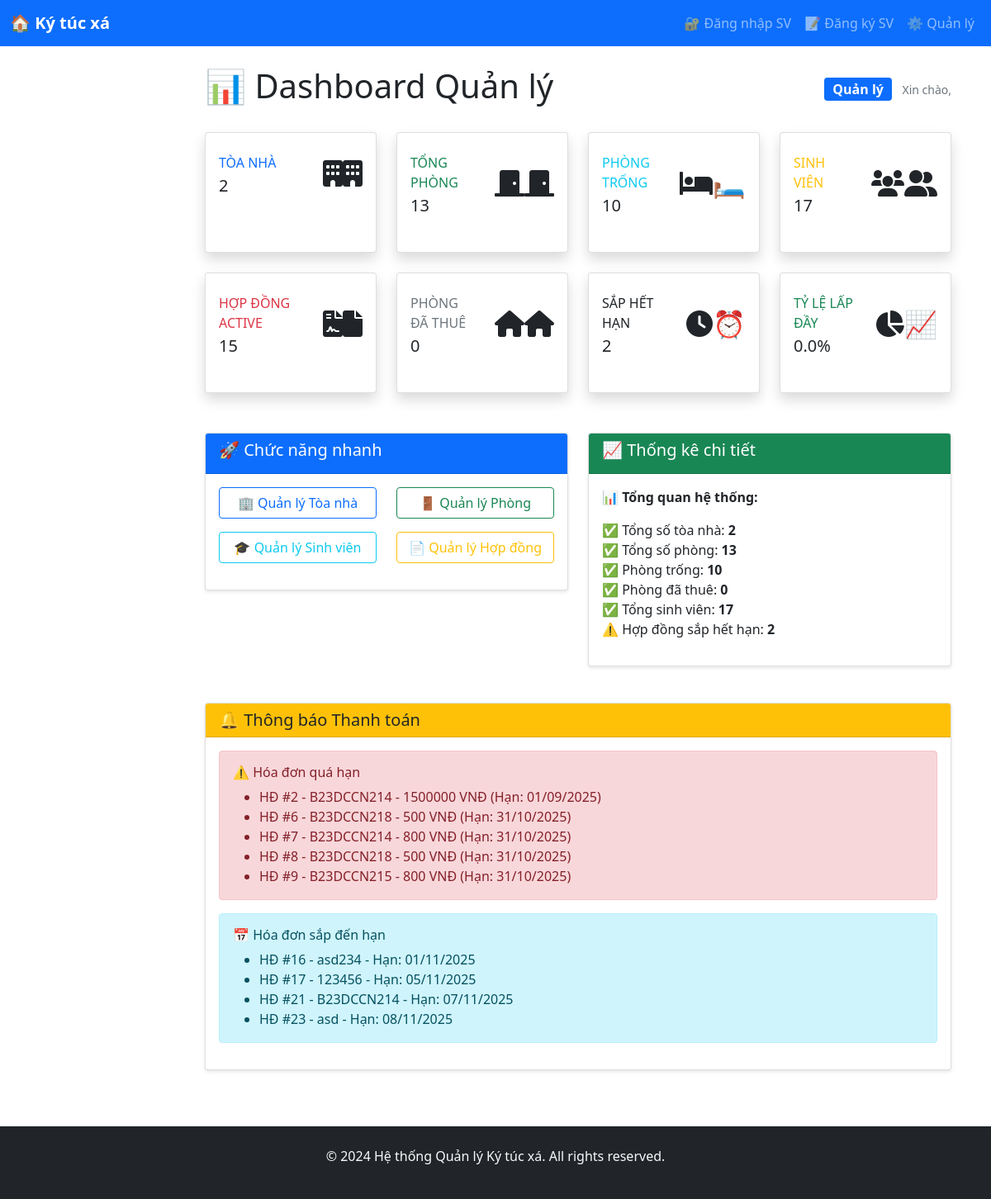
/dashboard/, run on the app's committed database.
### payment/models.py (models this page shows, shortened)
class Payment(models.Model):
    PAYMENT_METHODS = (
        ('cash', 'Tiền mặt'),
        ('bank_transfer', 'Chuyển khoản'),
        ('momo', 'Ví MoMo'),
        ('zalopay', 'ZaloPay'),
    )
    PAYMENT_CHOICES = (
        ('room', 'Tiền phòng'),
        ('electric', 'Tiền điện'),
        ('water', 'Tiền nước'),
    )
    STATUS_CHOICES = (
        ('pending', 'Chờ thanh toán'),
        ('paid', 'Đã thanh toán'),
        ('cancelled', 'Đã hủy'),
        ('failed', 'Thất bại'),
    )
    contract = models.ForeignKey(Contract, on_delete=models.CASCADE)
    student = models.ForeignKey(Student, on_delete=models.CASCADE, null=True, blank=True, related_name='payments')
    payment_type = models.CharField(max_length=20, choices=PAYMENT_CHOICES, default='room')
    amount = models.DecimalField(max_digits=12, decimal_places=0)
    payment_method = models.CharField(max_length=20, choices=PAYMENT_METHODS, default='cash')
    status = models.CharField(max_length=20, choices=STATUS_CHOICES, default='pending')
    due_date = models.DateField()
    paid_date = models.DateField(null=True, blank=True)
    transaction_id = models.CharField(max_length=100, blank=True)
    notes = models.TextField(blank=True)
    created_at = models.DateTimeField(auto_now_add=True)
    updated_at = models.DateTimeField(auto_now=True)

### dormitory/models.py (models this page shows, shortened)
class Contract(models.Model):
    contract_number = models.CharField(max_length=20, unique=True)
    student = models.ForeignKey(Student, on_delete=models.CASCADE)
    room = models.ForeignKey(Room, on_delete=models.CASCADE)
    start_date = models.DateField()
    end_date = models.DateField()
    deposit = models.DecimalField(max_digits=10, decimal_places=2)
    status_choices = (
        ('active', 'Đang hoạt động'),
        ('expired', 'Đã hết hạn'),
        ('terminated', 'Đã chấm dứt'),
    )
    status = models.CharField(max_length=20, choices=status_choices, default='active')
    created_at = models.DateTimeField(auto_now_add=True)

class Student(models.Model):
    user = models.OneToOneField(CustomUser, on_delete=models.CASCADE)
    student_id = models.CharField(max_length=20, unique=True)
    university = models.CharField(max_length=200)
    faculty = models.CharField(max_length=100)
    course = models.CharField(max_length=50)
    full_name = models.CharField(max_length=100, blank=True)
    date_of_birth = models.DateField(null=True, blank=True)

### dormitory/views.py (the view)
# urls.py: path('dashboard/', views.dashboard, name='dashboard'),
def dashboard(request):
    total_buildings = Building.objects.count()
    total_rooms = Room.objects.count()
    available_rooms = Room.objects.filter(status='available').count()
    occupied_rooms = Room.objects.filter(status='occupied').count()
    total_students = Student.objects.count()
    active_contracts = Contract.objects.filter(status='active').count()
    if total_rooms > 0:
        occupancy_percentage = (occupied_rooms / total_rooms) * 100
    else:
        occupancy_percentage = 0
    from datetime import date, timedelta
    upcoming_expiry = Contract.objects.filter(
        status='active',
        end_date__lte=date.today() + timedelta(days=30)
    ).count()
    from payment.models import Payment
    from django.utils import timezone
    today = timezone.now().date()
    overdue_payments = Payment.objects.filter(
        status='pending',
        due_date__lt=today
    ).select_related('contract__student', 'contract__room')[:5]  # 5 cái gần nhất
    upcoming_payments = Payment.objects.filter(
        status='pending',
        due_date__range=[today, today + timedelta(days=7)]
    ).select_related('contract__student', 'contract__room')[:5]
    total_pending_payments = Payment.objects.filter(status='pending').count()
    total_overdue_payments = Payment.objects.filter(status='pending', due_date__lt=today).count()
    context = {
        'stats': {
            'total_buildings': total_buildings,
            'total_rooms': total_rooms,
            'available_rooms': available_rooms,
            'occupied_rooms': occupied_rooms,
            'occupancy_percentage': occupancy_percentage,
            'total_students': total_students,
            'active_contracts': active_contracts,
            'upcoming_expiry': upcoming_expiry,
            'total_pending_payments': total_pending_payments,
            'total_overdue_payments': total_overdue_payments,
        },
        'overdue_payments': overdue_payments,
        'upcoming_payments': upcoming_payments,
        'today': today,
    }
    return render(request, 'dormitory/dashboard.html', context)

### dormitory/templates/dormitory/dashboard.html (shortened to what this page needs)
{% extends 'base.html' %}
{% block content %}
<div class="d-flex justify-content-between align-items-center mb-4">
    <h1>📊 Dashboard Quản lý</h1>
    <div>
        <span class="badge bg-primary fs-6">Quản lý</span>
        <small class="text-muted ms-2">Xin chào, {{ user.username }}</small>
    </div>
</div>
<div class="row">
    <div class="col-xl-3 col-md-6 mb-4">
        <div class="card border-left-primary shadow h-100 py-2">
            <div class="card-body">
                <div class="row no-gutters align-items-center">
                    <div class="col mr-2">
                        <div class="text-xs font-weight-bold text-primary text-uppercase mb-1">
                            Tòa nhà
                        </div>
                        <div class="h5 mb-0 font-weight-bold text-gray-800">
                            {{ stats.total_buildings }}
                        </div>
                    </div>
                    <div class="col-auto">
                        <i class="fas fa-building fa-2x text-gray-300">🏢</i>
                    </div>
                </div>
            </div>
        </div>
    </div>
    <div class="col-xl-3 col-md-6 mb-4">
        <div class="card border-left-success shadow h-100 py-2">
            <div class="card-body">
                <div class="row no-gutters align-items-center">
                    <div class="col mr-2">
                        <div class="text-xs font-weight-bold text-success text-uppercase mb-1">
                            Tổng phòng
                        </div>
                        <div class="h5 mb-0 font-weight-bold text-gray-800">
                            {{ stats.total_rooms }}
                        </div>
                    </div>
                    <div class="col-auto">
                        <i class="fas fa-door-closed fa-2x text-gray-300">🚪</i>
                    </div>
                </div>
            </div>
        </div>
    </div>
    <div class="col-xl-3 col-md-6 mb-4">
        <div class="card border-left-info shadow h-100 py-2">
            <div class="card-body">
                <div class="row no-gutters align-items-center">
                    <div class="col mr-2">
                        <div class="text-xs font-weight-bold text-info text-uppercase mb-1">
                            Phòng trống
                        </div>
                        <div class="h5 mb-0 font-weight-bold text-gray-800">
                            {{ stats.available_rooms }}
                        </div>
                    </div>
                    <div class="col-auto">
                        <i class="fas fa-bed fa-2x text-gray-300">🛏️</i>
                    </div>
                </div>
            </div>
        </div>
    </div>
    <div class="col-xl-3 col-md-6 mb-4">
        <div class="card border-left-warning shadow h-100 py-2">
            <div class="card-body">
                <div class="row no-gutters align-items-center">
                    <div class="col mr-2">
                        <div class="text-xs font-weight-bold text-warning text-uppercase mb-1">
                            Sinh viên
                        </div>
                        <div class="h5 mb-0 font-weight-bold text-gray-800">
                            {{ stats.total_students }}
                        </div>
                    </div>
                    <div class="col-auto">
                        <i class="fas fa-users fa-2x text-gray-300">👥</i>
                    </div>
                </div>
            </div>
        </div>
    </div>
</div>
<div class="row">
    <div class="col-xl-3 col-md-6 mb-4">
        <div class="card border-left-danger shadow h-100 py-2">
            <div class="card-body">
                <div class="row no-gutters align-items-center">
                    <div class="col mr-2">
                        <div class="text-xs font-weight-bold text-danger text-uppercase mb-1">
                            Hợp đồng Active
                        </div>
                        <div class="h5 mb-0 font-weight-bold text-gray-800">
                            {{ stats.active_contracts }}
                        </div>
                    </div>
                    <div class="col-auto">
                        <i class="fas fa-file-contract fa-2x text-gray-300">📄</i>
                    </div>
                </div>
            </div>
        </div>
    </div>
    <div class="col-xl-3 col-md-6 mb-4">
        <div class="card border-left-secondary shadow h-100 py-2">
            <div class="card-body">
                <div class="row no-gutters align-items-center">
                    <div class="col mr-2">
                        <div class="text-xs font-weight-bold text-secondary text-uppercase mb-1">
                            Phòng đã thuê
                        </div>
                        <div class="h5 mb-0 font-weight-bold text-gray-800">
                            {{ stats.occupied_rooms }}
                        </div>
                    </div>
                    <div class="col-auto">
                        <i class="fas fa-home fa-2x text-gray-300">🏠</i>
                    </div>
                </div>
            </div>
        </div>
    </div>
    <div class="col-xl-3 col-md-6 mb-4">
        <div class="card border-left-dark shadow h-100 py-2">
            <div class="card-body">
                <div class="row no-gutters align-items-center">
                    <div class="col mr-2">
                        <div class="text-xs font-weight-bold text-dark text-uppercase mb-1">
                            Sắp hết hạn
                        </div>
                        <div class="h5 mb-0 font-weight-bold text-gray-800">
                            {{ stats.upcoming_expiry }}
                        </div>
                    </div>
                    <div class="col-auto">
                        <i class="fas fa-clock fa-2x text-gray-300">⏰</i>
                    </div>
                </div>
            </div>
        </div>
    </div>
    <div class="col-xl-3 col-md-6 mb-4">
        <div class="card border-left-success shadow h-100 py-2">
            <div class="card-body">
                <div class="row no-gutters align-items-center">
                    <div class="col mr-2">
                        <div class="text-xs font-weight-bold text-success text-uppercase mb-1">
                            Tỷ lệ lấp đầy
                        </div>
                        <div class="h5 mb-0 font-weight-bold text-gray-800">
                            {{ stats.occupancy_percentage|floatformat:1 }}%
                        </div>
                    </div>
                    <div class="col-auto">
                        <i class="fas fa-chart-pie fa-2x text-gray-300">📈</i>
                    </div>
                </div>
            </div>
        </div>
    </div>
</div>
<div class="row mt-4">
    <div class="col-md-6">
        <div class="card">
            <div class="card-header bg-primary text-white">
                <h5>🚀 Chức năng nhanh</h5>
            </div>
            <div class="card-body">
                <div class="row">
                    <div class="col-md-6 mb-3">
                        <a href="/admin/dormitory/building/" class="btn btn-outline-primary w-100">
                            🏢 Quản lý Tòa nhà
                        </a>
                    </div>
                    <div class="col-md-6 mb-3">
                        <a href="/admin/dormitory/room/" class="btn btn-outline-success w-100">
                            🚪 Quản lý Phòng
                        </a>
                    </div>
                    <div class="col-md-6 mb-3">
                        <a href="/admin/dormitory/student/" class="btn btn-outline-info w-100">
                            🎓 Quản lý Sinh viên
                        </a>
                    </div>
                    <div class="col-md-6 mb-3">
                        <a href="/admin/dormitory/contract/" class="btn btn-outline-warning w-100">
                            📄 Quản lý Hợp đồng
                        </a>
                    </div>
                </div>
            </div>
        </div>
    </div>
    <div class="col-md-6">
        <div class="card">
            <div class="card-header bg-success text-white">
                <h5>📈 Thống kê chi tiết</h5>
            </div>
            <div class="card-body">
                <p>📊 <strong>Tổng quan hệ thống:</strong></p>
                <ul class="list-unstyled">
                    <li>✅ Tổng số tòa nhà: <strong>{{ stats.total_buildings }}</strong></li>
                    <li>✅ Tổng số phòng: <strong>{{ stats.total_rooms }}</strong></li>
                    <li>✅ Phòng trống: <strong>{{ stats.available_rooms }}</strong></li>
                    <li>✅ Phòng đã thuê: <strong>{{ stats.occupied_rooms }}</strong></li>
                    <li>✅ Tổng sinh viên: <strong>{{ stats.total_students }}</strong></li>
                    <li>⚠️ Hợp đồng sắp hết hạn: <strong>{{ stats.upcoming_expiry }}</strong></li>
                </ul>
            </div>
        </div>
    </div>
</div>
{% if overdue_payments or upcoming_payments %}
{% include 'payment/payment_notifications.html' %}
{% endif %}
{% endblock %}

### payment/templates/payment/payment_notifications.html
<div class="card mt-4">
    <div class="card-header bg-warning text-dark">
        <h5 class="mb-0">🔔 Thông báo Thanh toán</h5>
    </div>
    <div class="card-body">
        {% if overdue_payments %}
        <div class="alert alert-danger">
            <h6>⚠️ Hóa đơn quá hạn</h6>
            <ul class="mb-0">
                {% for payment in overdue_payments %}
                <li>
                    HĐ #{{ payment.id }} - {{ payment.contract.student.student_id }}
                    - {{ payment.amount|floatformat:0 }} VNĐ
                    (Hạn: {{ payment.due_date|date:"d/m/Y" }})
                </li>
                {% endfor %}
            </ul>
        </div>
        {% endif %}
        {% if upcoming_payments %}
        <div class="alert alert-info">
            <h6>📅 Hóa đơn sắp đến hạn</h6>
            <ul class="mb-0">
                {% for payment in upcoming_payments %}
                <li>
                    HĐ #{{ payment.id }} - {{ payment.contract.student.student_id }}
                    - Hạn: {{ payment.due_date|date:"d/m/Y" }}
                </li>
                {% endfor %}
            </ul>
        </div>
        {% endif %}
    </div>
</div>

### templates/base.html (style rules this page uses)
.card { box-shadow: 0 2px 4px rgba(0, 0, 0, 0.1); margin-bottom: 20px; }

### data on the page
Payment: id "2", contract.student.student_id "B23DCCN214", amount "1500000", due_date "01/09/2025"
Payment: id "6", contract.student.student_id "B23DCCN218", amount "500", due_date "31/10/2025"
Payment: id "7", contract.student.student_id "B23DCCN214", amount "800", due_date "31/10/2025"
Payment: id "8", contract.student.student_id "B23DCCN218", amount "500", due_date "31/10/2025"
Payment: id "9", contract.student.student_id "B23DCCN215", amount "800", due_date "31/10/2025"
Payment: id "16", contract.student.student_id "asd234", due_date "01/11/2025"
Payment: id "17", contract.student.student_id "123456", due_date "05/11/2025"
Payment: id "21", contract.student.student_id "B23DCCN214", due_date "07/11/2025"
Payment: id "23", contract.student.student_id "asd", due_date "08/11/2025"

### other printed values
{{ stats.total_buildings }} "2"
{{ stats.total_rooms }} "13"
{{ stats.available_rooms }} "10"
{{ stats.total_students }} "17"
{{ stats.active_contracts }} "15"
{{ stats.occupied_rooms }} "0"
{{ stats.upcoming_expiry }} "2"
{{ stats.occupancy_percentage|floatformat:1 }} "0.0"
